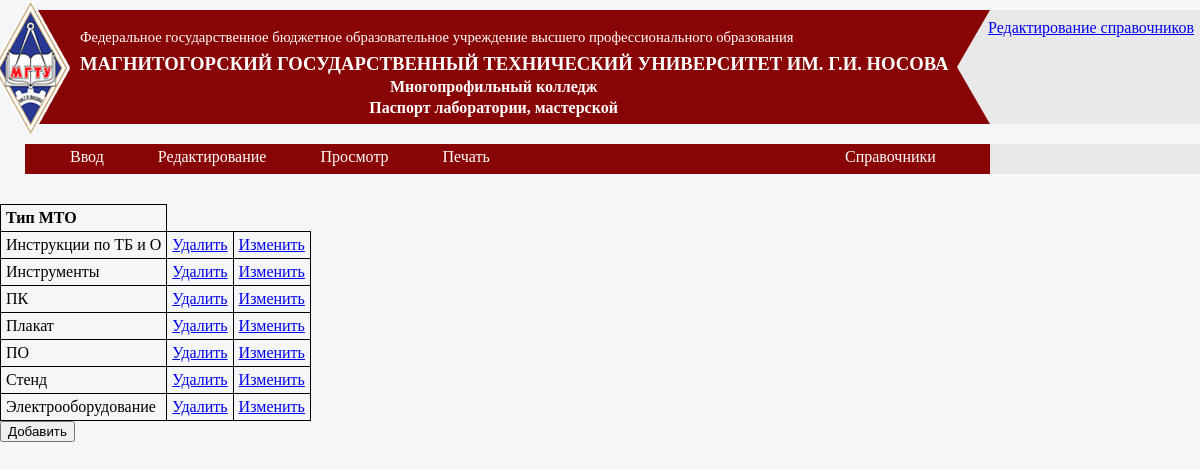
The page /spr_mto.php on the database its author committed.
### tables this page shows
CREATE TABLE IF NOT EXISTS `spr_mto` (
  `id` bigint(20) unsigned NOT NULL,
  `type_mto` varchar(20) NOT NULL
);

### spr_mto.php (the view)
<?
include 'header.php';
 $query = 'SELECT * FROM spr_mto';
 $tbl = "spr_mto";
$primaryss = mysql_query("SHOW KEYS FROM $tbl WHERE Key_name = 'PRIMARY'");
$primary2 = mysql_fetch_array($primaryss);
$primary3 = $primary2[Column_name];
$result = mysql_query($query) or die(mysql_error());
?>
<div>
<table class="spr">
<thead>
<tr>
<td>Тип МТО</td>
</tr>
</thead>
<tbody>
    <?
    while($data = mysql_fetch_array($result)){
        echo "<tr>";
        echo "<td>$data[type_mto]</td>";
        echo "<td><a href='delete.php?tbl=$tbl&id=$data[$primary3]&col=$primary3'>Удалить</a></td>";
        echo "<td><a href='edit.php?tbl=$tbl&id=$data[$primary3]&col=$primary3'>Изменить</a></td>";
        echo "</tr>";
    }
    ?>
    </tbody>
</table>
<a href="add.php?tbl=<? echo $tbl; ?>"><button>Добавить</button></a>
</div>

### style.css (style rules this page uses)
html { background-color: #f4f6f7; }
body { margin: 0; padding: 0; }
table.spr td { border: 1px solid black; padding:5px; }
table.spr thead { font-weight: bold; }

### rows shown on the page
spr_mto: type_mto "Инструкции по ТБ и О"
spr_mto: type_mto "Инструменты"
spr_mto: type_mto "ПК"
spr_mto: type_mto "Плакат"
spr_mto: type_mto "ПО"
spr_mto: type_mto "Стенд"
spr_mto: type_mto "Электрооборудование"
